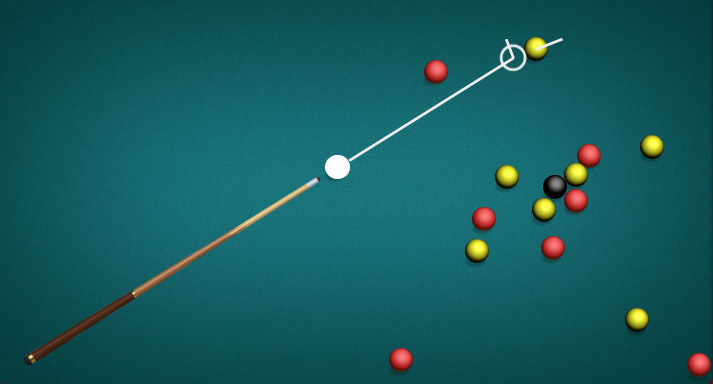
#> input picture data/biliard_white.jpg, 713 x 384 px, found by its file name; its folder holds only this picture in this run
$ python app_white.py
#> lines starting #> are read from the running program, lines starting #| are printed output that depends on the picture; after the words box and inside, x2 and y2 are one past the last pixel; in counts of white or black regions, pixels touching at a corner belong together; long printed decimals are rounded
#!/usr/bin/env python

# ..
import numpy as np
import cv2
# ..

# HSV color thresholds for WHITE
# https://stackoverflow.com/questions/22588146/tracking-white-color-using-python-opencv
SENSITIVITY = 15
THRESHOLD_LOW = (0, 0, 255 - SENSITIVITY)
THRESHOLD_HIGH = (0, SENSITIVITY, 255)


# Minimum required radius of enclosing circle of contour
MIN_RADIUS = 5

#
img_name  = 'biliard'
ball_collor  = 'white'

# ..read
# Change Flag As 1 For Color Image
# or O for Gray Image So It image is
# already gray
# https://stackoverflow.com/questions/30506126/open-cv-error-215-scn-3-scn-4-in-function-cvtcolor
img = cv2.imread('/data/%s_%s.jpg'%(img_name, ball_collor),1)
#> img is the input picture: shape (384, 713, 3); mean B, G, R 94.4, 91.5, 22.3
# ---------------

# # 01. Blur image to remove noise
img_filter = cv2.GaussianBlur(img.copy(), (3, 3), 0)


# # 02. Convert image from BGR to HSV
img_filter = cv2.cvtColor(img_filter, cv2.COLOR_BGR2HSV)
#> img_filter: shape (384, 713, 3); mean H, S, V 89.4, 207.9, 97.6

# 03. Set pixels to white if in color range, others to black (binary bitmap)
img_binary = cv2.inRange(img_filter.copy(), THRESHOLD_LOW, THRESHOLD_HIGH)
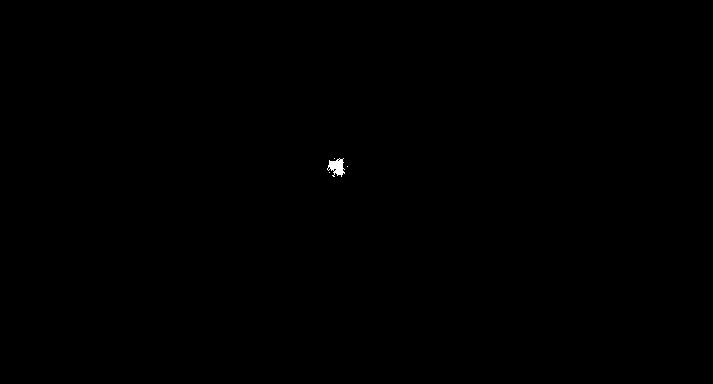
#> img_binary: shape (384, 713); 0.07% white; 4 white regions (3 under 20 px), largest, box (x1, y1, x2, y2) and area: (327, 158, 345, 177) 199

# 04. Dilate image to make white blobs larger
img_binary = cv2.dilate(img_binary, None, iterations = 1)
#> img_binary: shape (384, 713); 0.12% white; 1 white region

# 05. Find center of object using contours instead of blob detection. From:
img_contours = img_binary.copy()
contours = cv2.findContours(img_contours, cv2.RETR_EXTERNAL, cv2.CHAIN_APPROX_SIMPLE)[-2]
#> contours = 1 contour; box (x1, y1, x2, y2) and area: (326, 157, 349, 178) 302

# 06. Find the largest contour and use it to compute the min enclosing circle
center = None
radius = 0
if len(contours) > 0:
    c = max(contours, key=cv2.contourArea)
#> c = contour of 48 points, box (x1, y1, x2, y2) (326, 157, 349, 178), area 302
    ((x, y), radius) = cv2.minEnclosingCircle(c)
#> x = 337.1; y = 166.4; radius = 11.71
    M = cv2.moments(c)
#> M = moments, m00 302, centre m10/m00, m01/m00 = (336.2, 167)
    if M["m00"] > 0:
        center = (int(M["m10"] / M["m00"]), int(M["m01"] / M["m00"]))
#> center = (336, 166)
        if radius < MIN_RADIUS:
            center = None

# 07. Print out the location and size (radius) of the largest detected contour
if center != None:
    print(str(center) + " " + str(radius))
#| (336, 166) 11.714

# 09. Draw a green circle around the largest enclosed contour
if center != None:
    cv2.circle(img, center, int(round(radius)), (0, 255, 0))
#> img: shape (384, 713, 3); 0.02% of pixels changed, all inside (x1, y1, x2, y2) = (324, 154, 349, 179)


# ---------------
# ..write
cv2.imwrite('%s.png'%img_name, img)
# cv2.imwrite('%s.png'%img_name, img_filter)
# cv2.imwrite('%s.png'%img_name, img_binary)
